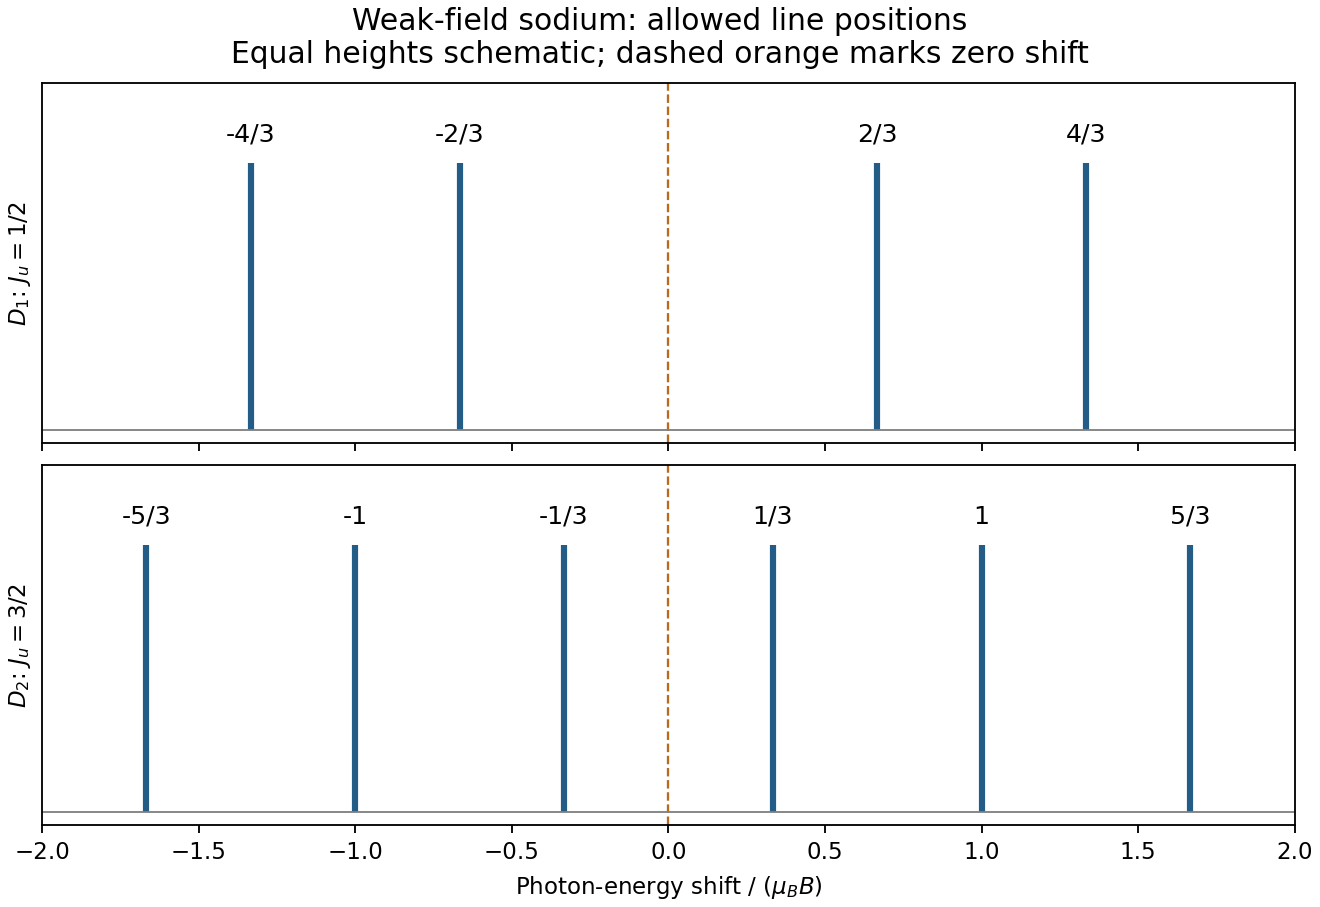

Reproduce this figure in Python.
"""Calculated weak-field sodium positions, not a reconstruction of an exam spectrum."""
import numpy as np
import matplotlib.pyplot as plt
fig, axes = plt.subplots(2,1,figsize=(8,5.5),facecolor='white',layout='constrained',sharex=True)
for ax, label, shifts in [(axes[0],r'$D_1$: $J_u=1/2$',np.array([-4,-2,2,4])/3),(axes[1],r'$D_2$: $J_u=3/2$',np.array([-5,-3,-1,1,3,5])/3)]:
    ax.vlines(shifts,0,1,color='#235d87',lw=2.7)
    ax.axvline(0,color='#ba6a1c',ls='--',lw=1,label='Zero-field position')
    ax.axhline(0,color='.5',lw=.8)
    ax.set(ylim=(-.05,1.3),yticks=[],ylabel=label)
    for value in shifts:
        numerator=round(value*3)
        text=str(numerator//3) if numerator%3==0 else str(numerator)+'/3'
        ax.text(value,1.08,text,ha='center',fontsize=11)
axes[1].set(xlim=(-2,2),xlabel=r'Photon-energy shift / $(\mu_B B)$')
fig.suptitle('Weak-field sodium: allowed line positions\nEqual heights schematic; dashed orange marks zero shift',fontsize=13)
fig.savefig('paper-1-gp2012-zeeman.png',dpi=165,facecolor='white')
plt.close(fig)
